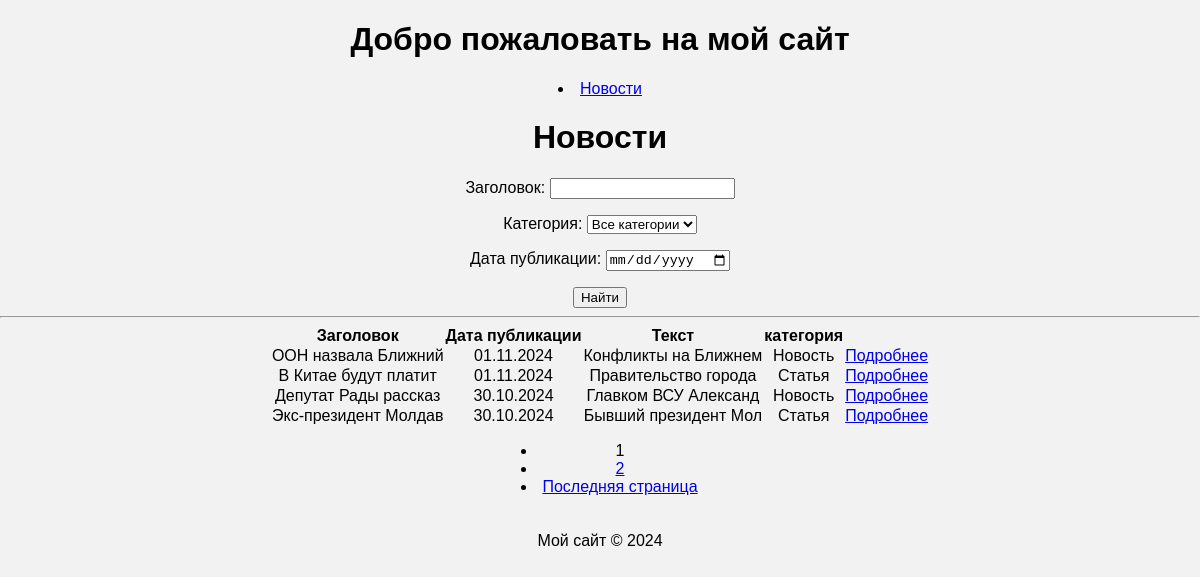
The page /news/ on the database as committed earlier.
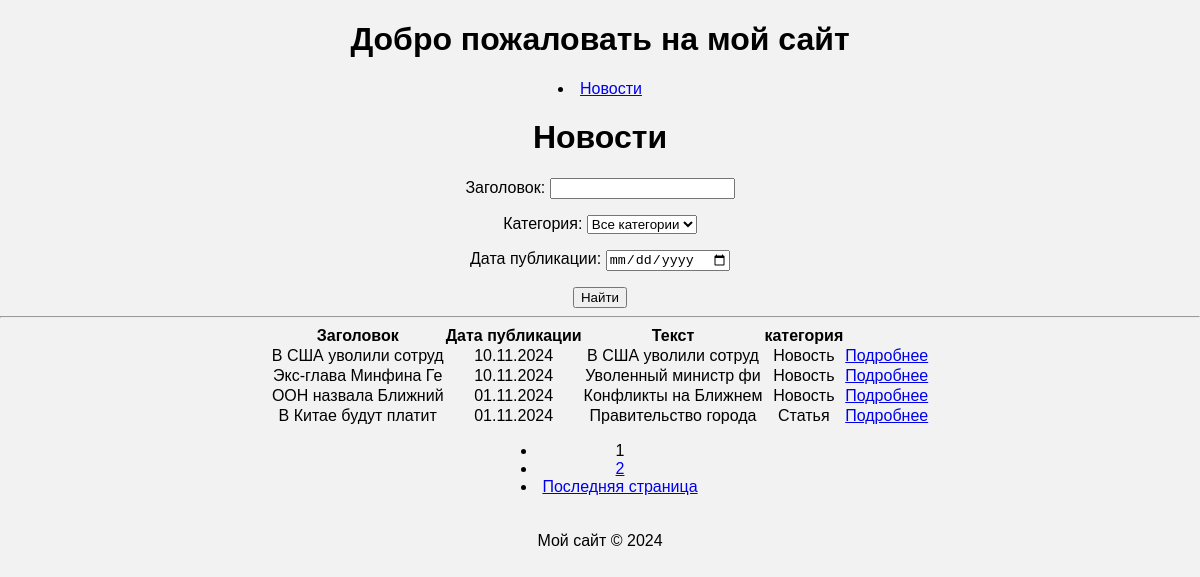
The same page on the database as committed later.
### newsapp/models.py (models this page shows, shortened)
class Post(models.Model):
    ARTICLE = 'AR'
    NEWS = 'NW'
    CATEGORY_CHOICES = (
        (ARTICLE, 'Новость'),
        (NEWS, 'Статья'),
    )
    author = models.ForeignKey(Author, on_delete=models.CASCADE, null=True, blank=True)
    category_type = models.CharField(max_length=2, choices=CATEGORY_CHOICES, default=ARTICLE)
    created_at = models.DateTimeField(auto_now_add=True)
    categories = models.ManyToManyField(Category, through='PostCategory')
    title = models.CharField(max_length=255)
    text = models.TextField()
    rating = models.IntegerField(default=0)

### newsapp/views.py (the view)
# urls.py: path('news/', views.NewsList.as_view(), name='news_list'),
class NewsList(ListView):
    model = Post
    ordering = '-created_at'
    template_name = 'newsapp/news_list.html'
    context_object_name = 'news'
    paginate_by = 4
    def get_queryset(self):
        queryset = super().get_queryset()
        self.filterset = PostFilter(self.request.GET, queryset)
        return self.filterset.qs
    def get_context_data(self, **kwargs):
        context = super().get_context_data(**kwargs)
        context['filterset'] = self.filterset
        return context

### newsapp/templatetags/custom_filters.py (called while the page is built)
@register.filter(name='censor')
def censor(value):
    if not isinstance(value, str):
        raise TypeError("Censor filter expects a string input")
    words = value.split()
    censored_text = []
    for word in words:
        clean_word = word.lower()  # Приводим слово к нижнему регистру для сравнения
        for bad_word in BAD_WORDS:
            if bad_word in clean_word:
                word = word[0] + '*' * (len(word) - 1)  # Замена всех букв на '*', кроме первой
        censored_text.append(word)
    return ' '.join(censored_text)

### newsapp/templatetags/custom_tags.py (called while the page is built)
@register.simple_tag(takes_context=True)
def url_replace(context, **kwargs):
    d = context['request'].GET.copy()
    for k, v in kwargs.items():
        d[k] = v
    return d.urlencode()

### newsapp/templates/newsapp/news_list.html (shortened to what this page needs)
{% extends "default.html" %}
{% load custom_tags %}
{% load custom_filters %}
{% block content %}
  <h1>Новости</h1>
  <div style="text-align: center">
    <form action="" method="get">
      {{ filterset.form.as_p }}
      <input type="submit" value="Найти" />
    </form>
  </div>
  <hr>
  {% if page_obj %}
    <table>
      <tr>
        <th>Заголовок</th>
        <th>Дата публикации</th>
        <th>Текст</th>
        <th>категория</th>
      </tr>
      {% for news in page_obj %}
        <tr>
          <td>{{ news.title|censor|slice:":20" }}</td>
          <td>{{ news.created_at|date:"d.m.Y" }}</td>
          <td>{{ news.text|censor|slice:":20" }}</td>
          <td>{{ news.get_category_type_display }}</td>
          <td>
            <a href="{% url 'news_detail' news.pk %}">Подробнее</a>
          </td>
        </tr>
      {% endfor %}
    </table>
    <div class="pagination" style="text-align: center;">
      <ul class="pagination-list">
        <li class="active">{{ page_obj.number }}</li>
        {% if page_obj.has_next %}
          <li><a href="?{% url_replace page=page_obj.next_page_number %}">{{ page_obj.next_page_number }}</a></li>
        {% endif %}
        {% if page_obj.has_next %}
          <li><a href="?{% url_replace page=page_obj.paginator.num_pages %}">Последняя страница</a></li>
        {% endif %}
      </ul>
    </div>
  {% else %}
    <h2>Новостей нет!</h2>
  {% endif %}
{% endblock %}

Rows that differ between the two databases and show on the page:
no longer on this page (row unchanged): Post: title|censor "Депутат Рады рассказ", created_at "30.10.2024", text|censor "Главком ВСУ Александ", category_type "Новость"
no longer on this page (row unchanged): Post: title|censor "Экс-президент Молдав", created_at "30.10.2024", text|censor "Бывший президент Мол", category_type "Статья"
added Post: title|censor "В США уволили сотруд", created_at "10.11.2024", text|censor "В США уволили сотруд", category_type "Новость"
added Post: title|censor "Экс-глава Минфина Ге", created_at "10.11.2024", text|censor "Уволенный министр фи", category_type "Новость"
